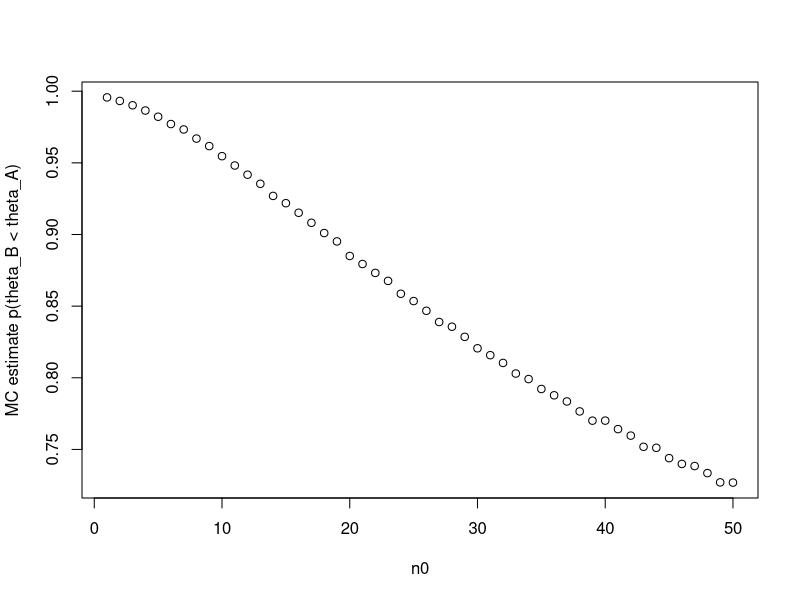
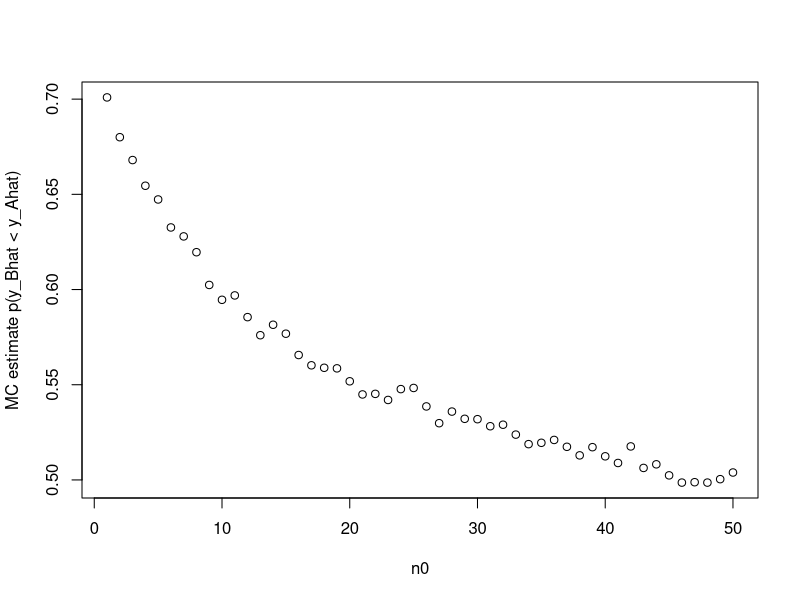

Recreate these plots in R, in order.
## ---- chunk 1
library(tidyverse)
library(ggplot2)
knitr::opts_chunk$set(echo = TRUE)
## ---- chunk 2
y_A = c(12, 9, 12, 14, 13, 13, 15, 8, 15, 6)
y_B = c(11, 11, 10, 9, 9, 8, 7, 10, 6, 8, 8, 9, 7)

pr = rep(0, 50)
n0s = 1:length(pr)
for(n0 in n0s) {
  theta_A = rgamma(100000, 120 + sum(y_A), 10 + length(y_A))
  theta_B = rgamma(100000, 12 * n0 + sum(y_B), n0 + length(y_B))
  
  pr[n0] = sum(theta_B < theta_A) / length(theta_B)
}

plot(1:length(pr), pr, xlab = "n0", ylab = "MC estimate p(theta_B < theta_A)")
## ---- chunk 3
y_A = c(12, 9, 12, 14, 13, 13, 15, 8, 15, 6)
y_B = c(11, 11, 10, 9, 9, 8, 7, 10, 6, 8, 8, 9, 7)

pr = rep(0, 50)
n0s = 1:length(pr)
for(n0 in n0s) {
  theta_A = rgamma(10000, 120 + sum(y_A), 10 + length(y_A))
  theta_B = rgamma(10000, 12 * n0 + sum(y_B), n0 + length(y_B))
  
  y_Ahat = rpois(length(theta_A), theta_A)
  y_Bhat = rpois(length(theta_B), theta_B)
  
  pr[n0] = sum(y_Bhat < y_Ahat) / length(y_Bhat)
}

plot(1:length(pr), pr, xlab = "n0", ylab = "MC estimate p(y_Bhat < y_Ahat)")

